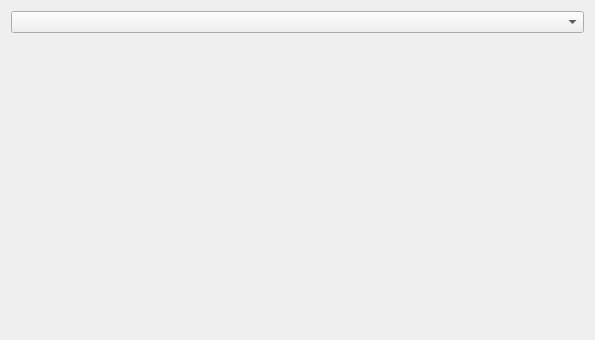
<?xml version="1.0" encoding="UTF-8"?>
<ui version="4.0">
 <class>pal::SurveillanceDbPanel</class>
 <widget class="QWidget" name="pal::SurveillanceDbPanel">
  <property name="geometry">
   <rect>
    <x>0</x>
    <y>0</y>
    <width>595</width>
    <height>340</height>
   </rect>
  </property>
  <property name="windowTitle">
   <string>Form</string>
  </property>
  <layout class="QVBoxLayout" name="verticalLayout">
   <item>
    <widget class="QComboBox" name="comboBox">
     <property name="sizePolicy">
      <sizepolicy hsizetype="MinimumExpanding" vsizetype="Fixed">
       <horstretch>0</horstretch>
       <verstretch>0</verstretch>
      </sizepolicy>
     </property>
    </widget>
   </item>
   <item>
    <widget class="pal::QRosImageLabel" name="image_display">
     <property name="sizePolicy">
      <sizepolicy hsizetype="MinimumExpanding" vsizetype="MinimumExpanding">
       <horstretch>0</horstretch>
       <verstretch>0</verstretch>
      </sizepolicy>
     </property>
     <property name="text">
      <string/>
     </property>
    </widget>
   </item>
  </layout>
 </widget>
 <customwidgets>
  <customwidget>
   <class>pal::QRosImageLabel</class>
   <extends>QLabel</extends>
   <header location="global">pal_qt_widgets/qros_image_label.h</header>
  </customwidget>
 </customwidgets>
 <resources/>
 <connections/>
</ui>
